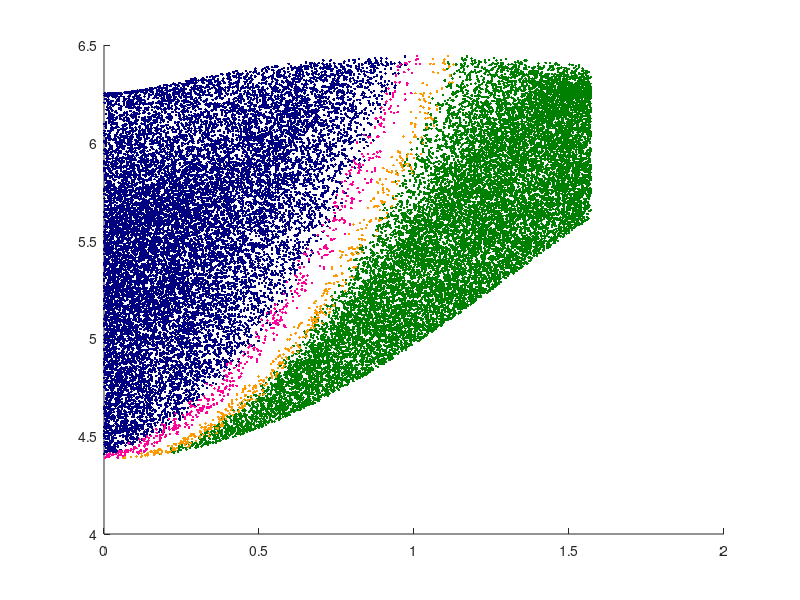

Here is the MATLAB script that generated this plot:

angles = rand(20000, 3) * pi/2;
angles = angles(sum(angles,2) < pi, :);

phi2 = 2*prod(cos(angles),2)+sum(cos(angles).*cos(angles), 2) - 1;
taninrad2 = phi2 ./ sum(4.*cos(angles/2),2);

inrad = atanh(sqrt(taninrad2));
fan = 2  * asinh(sqrt(phi2));
rat = fan ./ inrad;
minang = min(angles, [], 2);
maxang = max(angles, [], 2);

O = abs(maxang-minang) < std(maxang-minang)/2;
P = std(angles,[],2) > std(std(angles,[],2),1)*5;

figure;
hold on;
plot(minang, rat, 'color', [0,0,0.5], '.');
plot(minang(O), rat(O), 'color', [1,0,0.6], '.');
plot(minang(P), rat(P), 'color', [0,0,0.3], '.');
plot(maxang, rat, 'color', [0,0.5,0], '.');
plot(maxang(O), rat(O), 'color', [1,0.6,0], '.');
plot(maxang(P), rat(P), 'color', [0,0.3,0], '.');
